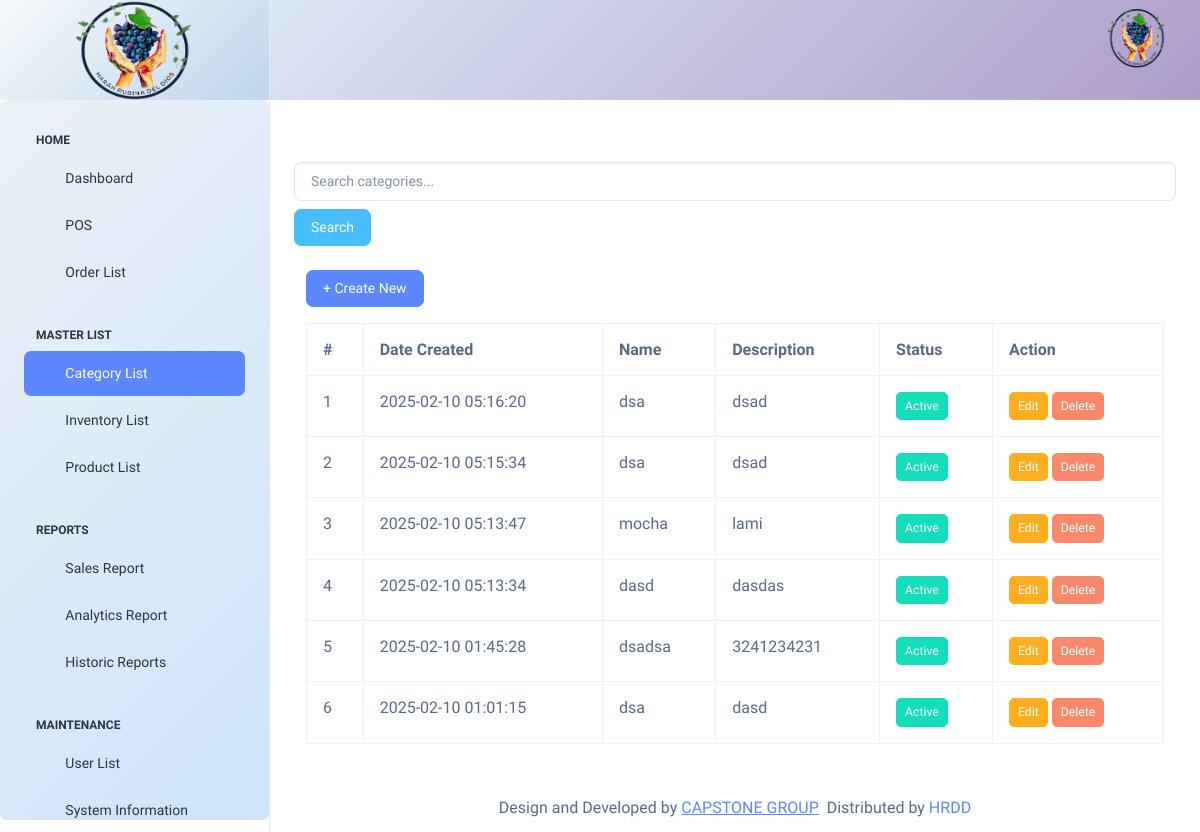
The page /index_admin.php?page=category_list (signed in) on the database its author committed.
### tables this page shows
CREATE TABLE `categories` (
  `id` int(11) NOT NULL,
  `name` varchar(255) NOT NULL,
  `description` text NOT NULL,
  `status` varchar(50) DEFAULT 'Active',
  `date_created` timestamp NOT NULL DEFAULT current_timestamp()
);

### modules/category_list.php (the view, shortened to what this page needs)
<?php
include "includes/connection.php";
$search = isset($_GET['search']) ? trim($_GET['search']) : '';
function getCategories($con, $search = '') {
    $sql = "SELECT * FROM categories";
    $sql .= " ORDER BY date_created DESC";
    $stmt = $con->prepare($sql);
    $stmt->execute();
    return $stmt->get_result();
}
?>
<br><br><br>
<form method="GET" class="mb-3">
    <input type="text" name="search" class="form-control" placeholder="Search categories..." value="<?= htmlspecialchars($search); ?>">
    <button type="submit" class="btn btn-secondary mt-2">Search</button>
</form>
<div class="container mt-4">
    <button class="btn btn-primary mb-3" data-bs-toggle="modal" data-bs-target="#addModal">+ Create New</button>
    <table class="table table-bordered">
        <thead>
            <tr>
                <th>#</th>
                <th>Date Created</th>
                <th>Name</th>
                <th>Description</th>
                <th>Status</th>
                <th>Action</th>
            </tr>
        </thead>
        <tbody>
            <?php $categories = getCategories($con); $i = 1; ?>
            <?php while ($row = $categories->fetch_assoc()) : ?>
            <tr>
                <td><?= $i++; ?></td>
                <td><?= $row['date_created']; ?></td>
                <td><?= $row['name']; ?></td>
                <td><?= $row['description']; ?></td>
                <td>
                    <form method="POST" style="display:inline;">
                        <button type="submit" name="toggle_status" class="btn btn-sm <?= $row['status'] == 'Active' ? 'btn-success' : 'btn-secondary'; ?>">
                            <?= $row['status']; ?>
                        </button>
                    </form>
                </td>
                <td>
                    <button class="btn btn-warning btn-sm" data-bs-toggle="modal" data-bs-target="#editModal<?= $row['id']; ?>">Edit</button>
                    <button class="btn btn-danger btn-sm" data-bs-toggle="modal" data-bs-target="#deleteModal<?= $row['id']; ?>">Delete</button>
                </td>
            </tr>
            <?php endwhile; ?>
        </tbody>
    </table>
</div>

### index_admin.php (style rules this page uses)
body { font-family: ; font-size: 17px; }

### rows shown on the page
categories: date_created "2025-02-10 05:16:20", name "dsa", description "dsad", status "Active"
categories: date_created "2025-02-10 05:15:34", name "dsa", description "dsad", status "Active"
categories: date_created "2025-02-10 05:13:47", name "mocha", description "lami", status "Active"
categories: date_created "2025-02-10 05:13:34", name "dasd", description "dasdas", status "Active"
categories: date_created "2025-02-10 01:45:28", name "dsadsa", description "3241234231", status "Active"
categories: date_created "2025-02-10 01:01:15", name "dsa", description "dasd", status "Active"
